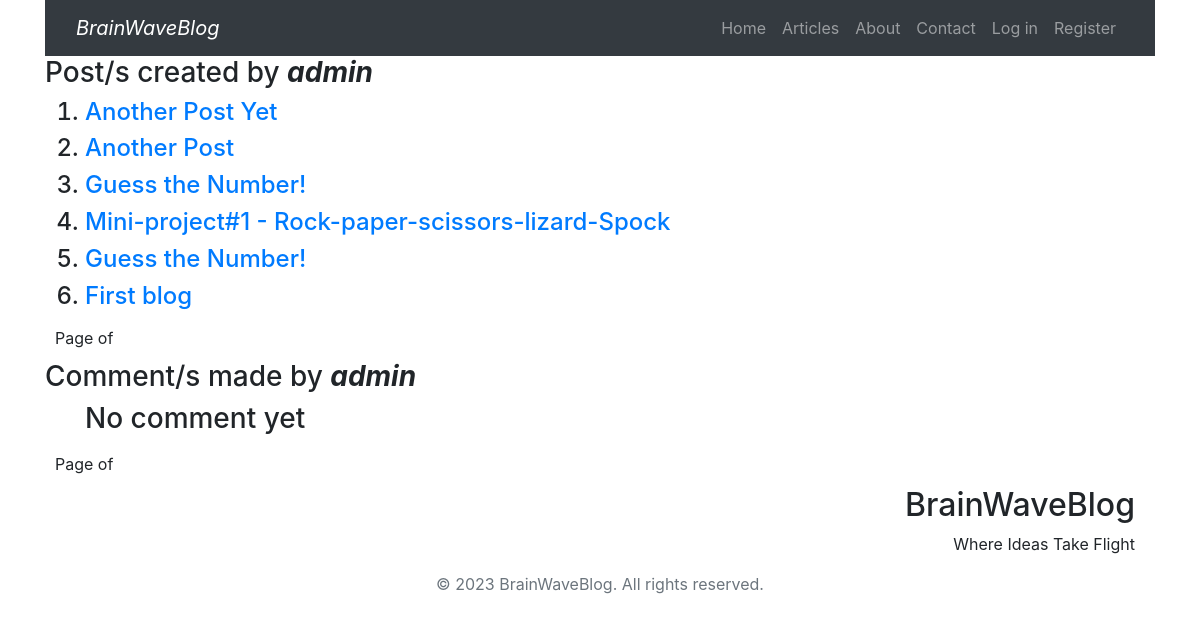
The page /blog/profile/1 on the database as committed earlier.
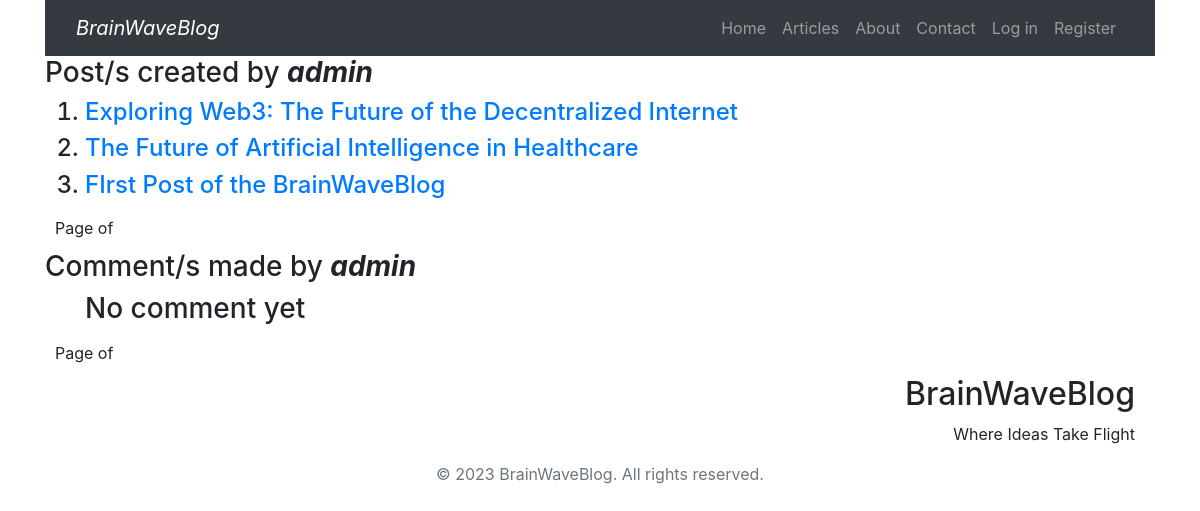
The same page on the database as committed later.
### blog/models.py (models this page shows)
class Post(models.Model):
    STATUS_CHOICES = (
    ('draft', 'Draft'),
    ('published', 'Published'),
    )
    title = models.CharField(max_length=250)
    slug = models.SlugField(max_length=250,
                            unique_for_date='publish')
    author = models.ForeignKey(User,
                               on_delete=models.CASCADE,
                               related_name='posts')
    body = models.TextField()
    publish = models.DateTimeField(default=timezone.now)
    created = models.DateTimeField(auto_now_add=True)
    updated = models.DateTimeField(auto_now=True)
    status = models.CharField(max_length=10,
                              choices=STATUS_CHOICES,
                              default='draft')
    tags = TaggableManager()
    objects = models.Manager()
    published = PublishedManager()
    def get_absolute_url(self):
        return reverse('blog:post_detail',
        args=[self.publish.year,
        self.publish.month,
        self.publish.day, self.slug])
    class Meta:
        ordering = ('-publish',)
    def __str__(self):
        return self.title

### blog/views.py (the view)
# urls.py: path('profile/<int:user_id>', views.profile, name='user_profile'),
def profile(request, user_id):
    user = get_object_or_404(User, id = user_id)
    posts = user.posts.all()
    print(posts)
    comments = user.comments.all()
    print(comments)
    context = {
        'user':user,
        'posts': posts,
        'comments': comments
    }
    return render(request, 'blog/user_profile.html', context)

### blog/templates/blog/user_profile.html (shortened to what this page needs)
{% extends 'base.html' %}
{% block content %}
<h3>Post/s created by <strong><i>{{ user.username }}</i></strong></h3>
<ol>
{% for post in posts %}
<h4><li><a href="{{ post.get_absolute_url }}">{{ post.title }}</a></li></h4>
{% empty %}
<h3>No post yet</h3>
{% endfor %}
</ol>
{% include 'pagination.html' with page=posts %}
<h3>Comment/s made by <strong><i>{{ user.username }}</i></strong></h3>
<ol>
{% for comment in comments %}
<h4><li>Comment: {{ comment.body }}</li></h4>
<h5>On post: <a href="{{ comment.post.get_absolute_url }}">{{ comment.post.title }}</a></h5>
{% empty %}
<h3>No comment yet</h3>
{% endfor %}
</ol>
{% include 'pagination.html' with page=comments %}
{% endblock %}

Rows that differ between the two databases and show on the page:
no longer on this page (row edited): Post: title "Another Post Yet"
removed Post: title "Another Post"
no longer on this page (row edited): Post: title "Guess the Number!"
removed Post: title "Mini-project#1 - Rock-paper-scissors-lizard-Spock"
no longer on this page (row edited): Post: title "Guess the Number!"
added Post: title "Exploring Web3: The Future of the Decentralized Internet"
added Post: title "The Future of Artificial Intelligence in Healthcare"
changed Post: title "First blog" → "FIrst Post of the BrainWaveBlog"
